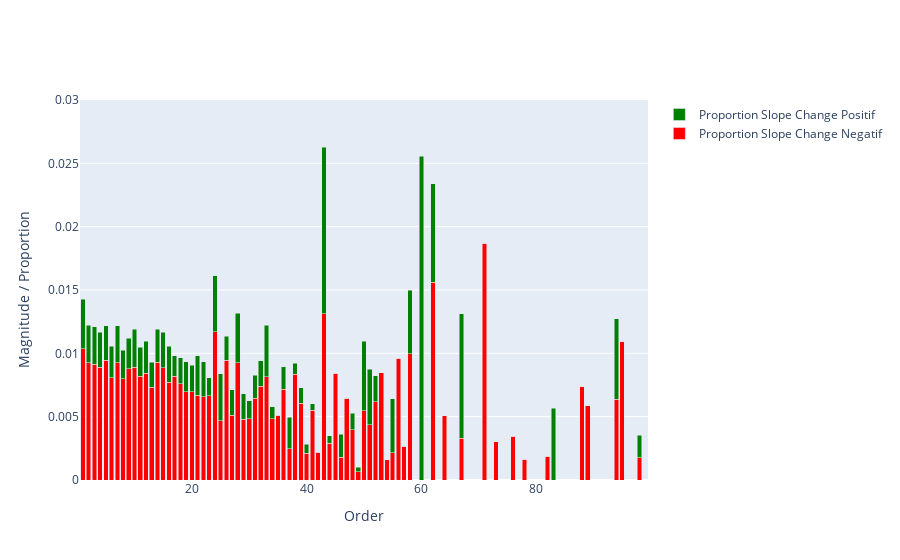

Source (notebook cell):
### Code cell
# Limiter les données jusqu'à l'ordre 100
filtered_df = name_by_order_prop_df[(name_by_order_prop_df.index <= 100) & (name_by_order_prop_df.index > 0)]

# Limiter la plage de la hauteur entre 0 et 0.1
y_range = [0, 0.03]

# Création du bar chart interactif avec sous-graphiques
fig = go.Figure()

# # Tracé pour avg magnitude slope change
# fig.add_trace(go.Bar(
#     x=filtered_df.index,
#     y=filtered_df['avg_magnitude_slope_change_significant'],
#     name='Avg Magnitude Slope Change',
#     marker_color='blue'
# ))

# Tracé pour la proportion de slope change négatif à l'intérieur de la barre de magnitude
fig.add_trace(go.Bar(
    x=filtered_df.index,
    y=filtered_df['proportion_negative_SC'] * filtered_df['avg_magnitude_slope_change_significant'],
    name='Proportion Slope Change Negatif',
    marker_color='red',
    offsetgroup=1
))

# Tracé pour la proportion de slope change positif à l'intérieur de la barre de magnitude
fig.add_trace(go.Bar(
    x=filtered_df.index,
    y=filtered_df['proportion_positive_SC'] * filtered_df['avg_magnitude_slope_change_significant'],
    name='Proportion Slope Change Positif',
    marker_color='green',
    offsetgroup=1
))

# Mise en forme du tracé
fig.update_layout(
    xaxis=dict(title='Order'),
    yaxis=dict(title='Magnitude / Proportion', range=y_range),
    barmode='stack'  # 'stack' empile les barres pour chaque order
)

### Figure 1 — Plotly figure (JSON) as saved in the notebook; plotly's stock layout.template omitted (floating-point values rounded to 4 significant figures)
{"data": [{"marker": {"color": "red"}, "name": "Proportion Slope Change Negatif", "offsetgroup": "1", "type": "bar", "x": [1, 2, 3, 4, 5, 6, 7, 8, 9, 10, 11, 12, 13, 14, 15, 16, 17, 18, 19, 20, 21, 22, 23, 24, 25, 26, 27, 28, 29, 30, 31, 32, 33, 34, 35, 36, 37, 38, 39, 40, 41, 42, 43, 44, 45, 46, 47, 48, 49, 50, 51, 52, 53, 54, 55, 56, 57, 58, 59, 60, 61, 62, 63, 64, 65, 66, 67, 69, 70, 71, 72, 73, 74, 75, 76, 77, 78, 79, 80, 81, 82, 83, 84, 85, 86, 87, 88, 89, 90, 92, 93, 94, 95, 97, 98, 99], "y": [0.01036, 0.009273, 0.00912, 0.008911, 0.009469, 0.008075, 0.009267, 0.007989, 0.008791, 0.008898, 0.008199, 0.008443, 0.007331, 0.009298, 0.008862, 0.00772, 0.008202, 0.007616, 0.006981, 0.006948, 0.006688, 0.006571, 0.006638, 0.01171, 0.004691, 0.009455, 0.005126, 0.009266, 0.0048, 0.004839, 0.006436, 0.007405, 0.008153, 0.004826, 0.00511, 0.007161, 0.00247, 0.008362, 0.006075, 0.002116, 0.005489, 0.002199, 0.01314, 0.00292, 0.008411, 0.001803, 0.006455, 0.003955, 0.0006583, 0.005476, 0.00437, 0.006181, 0.008465, 0.001594, 0.002139, 0.009596, 0.002681, 0.009976, null, 0, null, 0.01559, null, 0.005065, null, null, 0.003286, null, null, 0.0187, null, 0.003001, null, null, 0.003459, null, 0.001641, null, null, null, 0.001868, 0, null, null, null, null, 0.007381, 0.005846, null, null, null, 0.006365, 0.01092, null, 0.001768, null]}, {"marker": {"color": "green"}, "name": "Proportion Slope Change Positif", "offsetgroup": "1", "type": "bar", "x": [1, 2, 3, 4, 5, 6, 7, 8, 9, 10, 11, 12, 13, 14, 15, 16, 17, 18, 19, 20, 21, 22, 23, 24, 25, 26, 27, 28, 29, 30, 31, 32, 33, 34, 35, 36, 37, 38, 39, 40, 41, 42, 43, 44, 45, 46, 47, 48, 49, 50, 51, 52, 53, 54, 55, 56, 57, 58, 59, 60, 61, 62, 63, 64, 65, 66, 67, 69, 70, 71, 72, 73, 74, 75, 76, 77, 78, 79, 80, 81, 82, 83, 84, 85, 86, 87, 88, 89, 90, 92, 93, 94, 95, 97, 98, 99], "y": [0.003922, 0.002959, 0.002978, 0.002761, 0.002723, 0.002472, 0.002915, 0.002266, 0.002399, 0.003018, 0.002266, 0.002491, 0.001979, 0.00259, 0.002789, 0.00284, 0.001623, 0.002019, 0.002361, 0.002097, 0.003135, 0.002767, 0.001422, 0.004393, 0.003686, 0.001891, 0.001993, 0.003902, 0.002, 0.001423, 0.001839, 0.00202, 0.004076, 0.0009652, 0, 0.00179, 0.00247, 0.0008362, 0.001215, 0.0007052, 0.0005489, 0, 0.01314, 0.000584, 0, 0.001803, 0, 0.001318, 0.0003292, 0.005476, 0.00437, 0.00206, 0, 0, 0.004278, 0, 0, 0.004988, null, 0.02554, null, 0.007796, null, 0, null, null, 0.009859, null, null, 0, null, 0, null, null, 0, null, 0, null, null, null, 0, 0.005661, null, null, null, null, 0, 0, null, null, null, 0.006365, 0, null, 0.001768, null]}], "layout": {"barmode": "stack", "xaxis": {"title": {"text": "Order"}}, "yaxis": {"range": [0, 0.03], "title": {"text": "Magnitude / Proportion"}}}}
